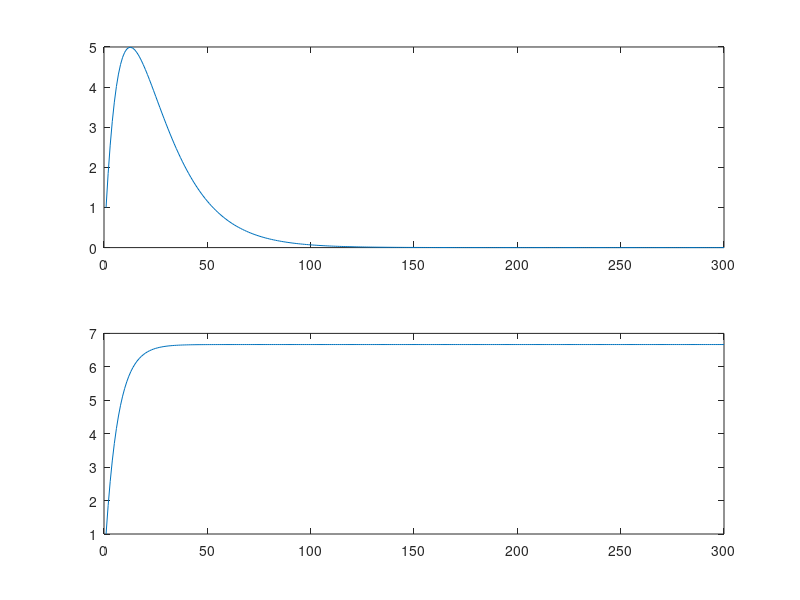

Write the MATLAB code that produced this figure.
k=1:300;
x=zeros(1,300);
x(1)=1;
a1=[1 -1.845 0.850586];
b1=1;
y1=filter(b1,a1,x);
subplot(2,1,1)
plot(k,y1)
b2=1;
a2=[1 -1.85 0.85];
y2=filter(b2,a2,x);
subplot(2,1,2)
plot(k,y2)
